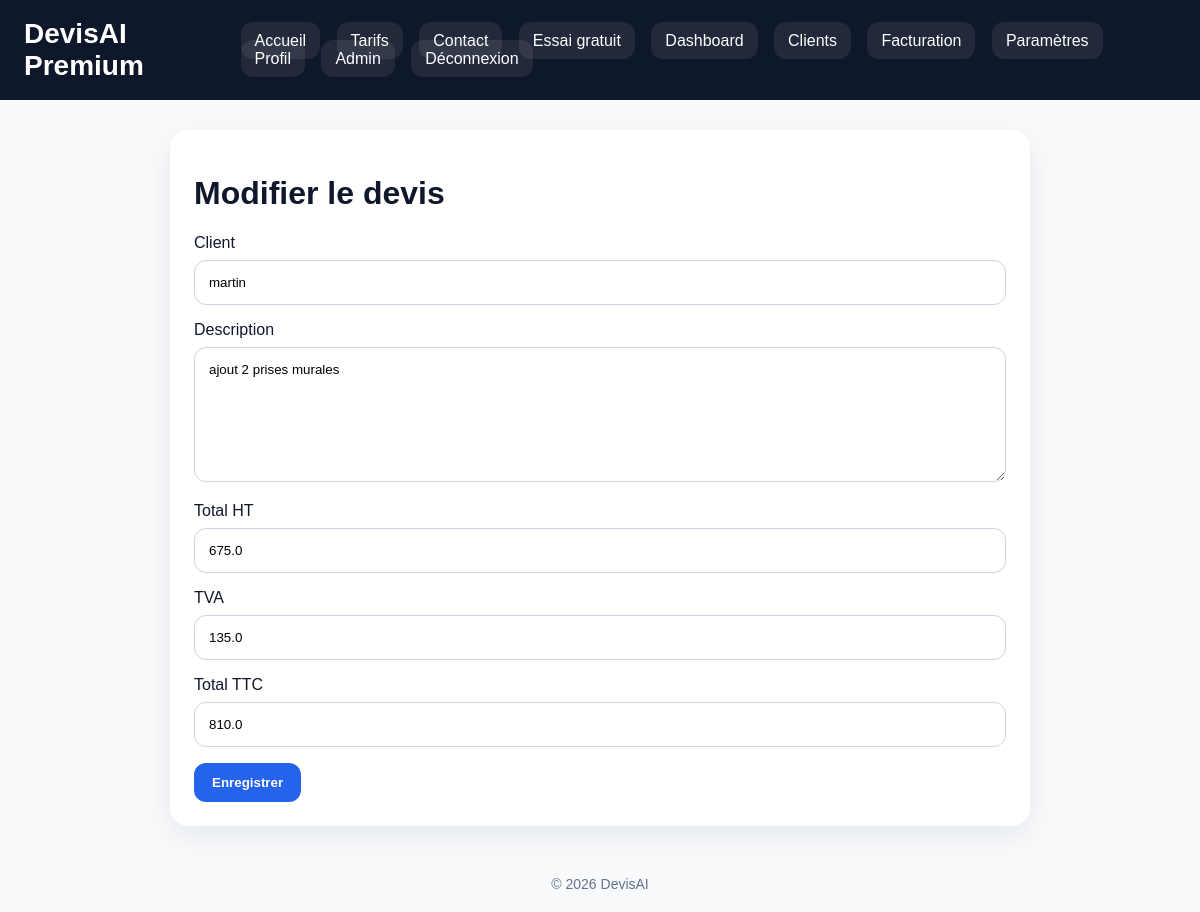
/quote/edit/2 (signed in), run on the app's committed database.
### tables this page shows
CREATE TABLE settings (
    id INTEGER PRIMARY KEY AUTOINCREMENT,
    username TEXT UNIQUE NOT NULL,
    company_name TEXT DEFAULT 'DevisAI Premium',
    company_address TEXT DEFAULT '12 Rue de l''Innovation, 38000 Grenoble',
    company_phone TEXT DEFAULT '07 00 00 00 00',
    company_email TEXT DEFAULT 'contact@devisai.fr',
    payment_terms TEXT DEFAULT 'Paiement à 30 jours. Acompte possible selon nature du chantier.',
    quote_prefix TEXT DEFAULT 'DV',
    validity_days INTEGER DEFAULT 30
, logo_path TEXT DEFAULT '');

CREATE TABLE quotes (
    id INTEGER PRIMARY KEY AUTOINCREMENT,
    username TEXT NOT NULL,
    client TEXT NOT NULL,
    description TEXT NOT NULL,
    total_ht REAL NOT NULL,
    tva REAL NOT NULL,
    total_ttc REAL NOT NULL,
    pdf_name TEXT NOT NULL,
    photos TEXT DEFAULT ''
, quote_number TEXT DEFAULT '', created_at TEXT DEFAULT '', trade TEXT DEFAULT '', confidence INTEGER DEFAULT 0, vision_summary TEXT DEFAULT '');

### main.py (the view)
@app.get("/quote/edit/{quote_id}")
def edit_quote_page(quote_id: int, request: Request):
    user = get_current_user(request)
    if not user:
        return RedirectResponse("/login", status_code=303)
    quote = cursor.execute(
        """
        SELECT id, client, description, total_ht, tva, total_ttc
        FROM quotes
        WHERE id = ? AND username = ?
        """,
        (quote_id, user)
    ).fetchone()
    if not quote:
        return RedirectResponse("/dashboard", status_code=303)
    return render_template(request, "edit_quote.html", {
        "quote": quote
    })

### templates/edit_quote.html (shortened to what this page needs)
{% extends "base.html" %}
{% block content %}
<div class="container page">
    <div class="card" style="max-width:860px;margin:auto;">
        <h1>Modifier le devis</h1>
        <form method="post" action="/quote/edit/{{ quote[0] }}">
            <label>Client</label>
            <input type="text" name="client" value="{{ quote[1] }}" required>
            <label>Description</label>
            <textarea name="description" rows="7" required>{{ quote[2] }}</textarea>
            <label>Total HT</label>
            <input type="number" step="0.01" name="total_ht" value="{{ quote[3] }}" required>
            <label>TVA</label>
            <input type="number" step="0.01" name="tva" value="{{ quote[4] }}" required>
            <label>Total TTC</label>
            <input type="number" step="0.01" name="total_ttc" value="{{ quote[5] }}" required>
            <button type="submit">Enregistrer</button>
        </form>
    </div>
</div>
{% endblock %}

### templates/base.html (shortened to what this page needs)
<!DOCTYPE html>
<html lang="fr">
<head>
    <link rel="stylesheet" href="/static/styles.css">
</head>
<body>
    {% block navbar %}
    <div class="navbar">
        <div class="navbar-inner">
            <div class="brand">
                {% if company_settings and company_settings[8] %}
                    <img src="{{ company_settings[8] }}" alt="Logo" style="height:40px;vertical-align:middle;border-radius:8px;">
                {% else %}
                    {{ company_settings[1] if company_settings else "DevisAI" }}
                {% endif %}
            </div>
            <div class="nav-links">
                <a href="/">Accueil</a>
                <a href="/pricing">Tarifs</a>
                <a href="/contact">Contact</a>
                <a href="/free-trial">Essai gratuit</a>
                {% if user %}
                    <a href="/dashboard">Dashboard</a>
                    <a href="/clients">Clients</a>
                    <a href="/billing">Facturation</a>
                    <a href="/settings">Paramètres</a>
                    <a href="/profile">Profil</a>
                    {% if record and record[4] == 1 %}
                        <a href="/admin">Admin</a>
                    {% endif %}
                    <a href="/logout">Déconnexion</a>
                {% else %}
                    <a href="/login">Connexion</a>
                    <a href="/register">Créer un compte</a>
                {% endif %}
            </div>
        </div>
    </div>
    {% endblock %}
    {% block content %}{% endblock %}
    <div class="footer">
        © {{ current_year }} DevisAI
    </div>
</body>
</html>

### static/styles.css (style rules this page uses)
:root { --bg:#f8fafc; --panel:#ffffff; --text:#0f172a; --muted:#64748b; --border:#e2e8f0; --primary:#2563eb; --primary-dark:#1d4ed8; --danger:#dc2626; --success:#16a34a; --dark:#0f172a; --radius:18px; --shadow:0 10px 30px rgba(15,23,42,0.08); }
* { box-sizing:border-box }
body { margin:0; font-family:Arial,sans-serif; background:var(--bg); color:var(--text); }
a { text-decoration:none }
.container { max-width:1180px; margin:auto; padding:24px 20px; }
.topbar, .navbar { background:var(--dark); color:#fff; padding:18px 24px; }
.navbar-inner, .topbar-inner { max-width:1180px; margin:auto; display:flex; justify-content:space-between; align-items:center; gap:20px; }
.brand { font-size:28px; font-weight:800; color:#fff; }
.nav-links a { color:#fff; margin-left:12px; background:rgba(255,255,255,.08); padding:10px 14px; border-radius:12px; }
.page { padding:30px 0; }
.card { background:var(--panel); border-radius:var(--radius); padding:24px; box-shadow:var(--shadow); }
input, textarea, select { width:100%; padding:14px; border:1px solid #cbd5e1; border-radius:12px; margin-top:8px; margin-bottom:16px; font-family:inherit; }
button, .btn { display:inline-block; border:none; background:var(--primary); color:#fff; padding:12px 18px; border-radius:12px; cursor:pointer; font-weight:700; }
.footer { text-align:center; color:var(--muted); padding:20px; font-size:14px; }

### data on the page
settings: company_name "DevisAI Premium"
quotes: client "martin", description "ajout 2 prises murales", total_ht "675.0", tva "135.0", total_ttc "810.0"

### other printed values
{{ current_year }} "2026"
